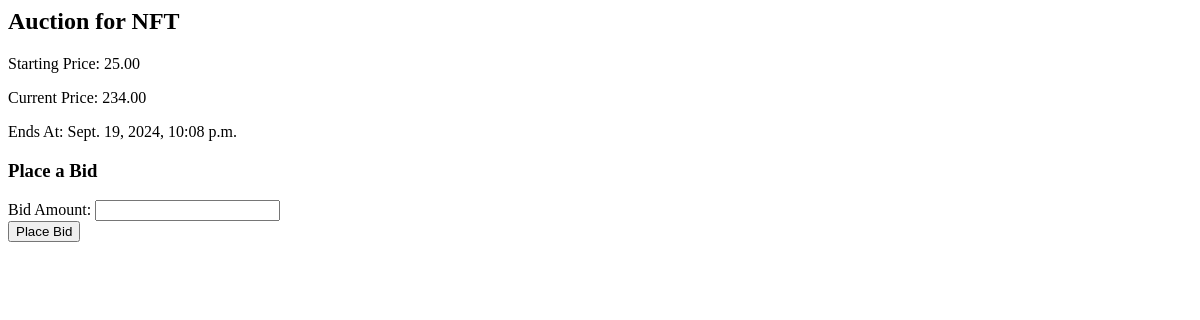
/detail/4/ (signed in), run on an earlier commit of the app's database.
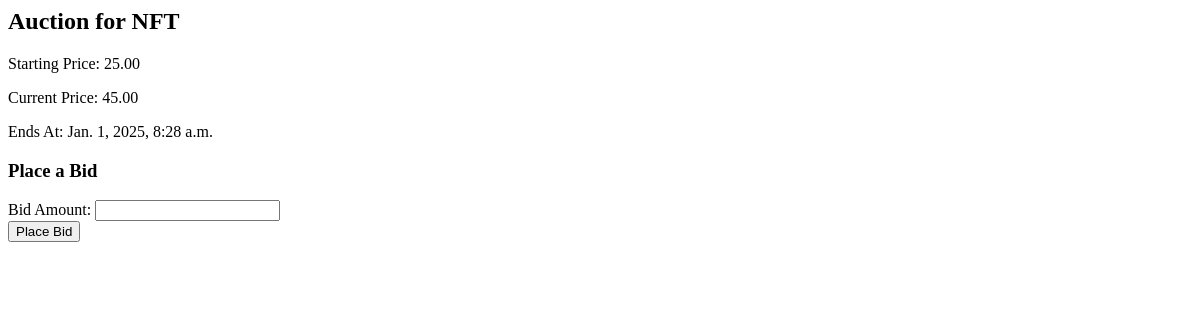
And on a later commit of the database.
### base/models.py (models this page shows, shortened)
class Auction(models.Model):
    nft_image = models.FileField(upload_to='nft_images/', blank=True, null=True)
    nft_title = models.CharField(max_length=255, help_text="Title of the NFT",null=True)
    description = models.TextField(help_text="Detailed description of the NFT",null=True)
    creator_name = models.CharField(max_length=255,null=True, help_text="Name of the original creator/artist")
    nft_collection = models.CharField(max_length=255, null=True, blank=True, help_text="Collection the NFT belongs to")
    token_id = models.CharField(max_length=100, unique=True, help_text="Unique identifier of the NFT",null=True)
    seller_wallet =models.CharField(max_length=255, help_text="Wallet Address",null=True)
    start_time = models.DateTimeField(default=timezone.now)
    end_time = models.DateTimeField()
    starting_price = models.DecimalField(max_digits=10, decimal_places=2)
    current_price = models.DecimalField(max_digits=10, decimal_places=2, default=0)
    owner = models.ForeignKey(User, null=True, blank=True, on_delete=models.SET_NULL, related_name='winning_bid')
    is_active = models.BooleanField(default=True)
    is_sold = models.BooleanField(default=False)  # Indicates if the NFT is sold
    is_listed = models.BooleanField(default=False)
    admin_list =models.BooleanField(default=False)  # Indica

### base/views.py (the view, shortened to what this page needs)
# urls.py: path('detail/<int:auction_id>/', views.auction_detail, name='auction_detail'),
@login_required(login_url="login")
def auction_detail(request, auction_id):
    auction = get_object_or_404(Auction, id=auction_id)
    if auction.end_time < timezone.now():
        auction.is_active = False
        auction.save()
    return render(request, 'auction_detail.html', {'auction': auction})

### base/templates/auction_detail.html (shortened to what this page needs)
  <h2>Auction for NFT {{ auction.nft.token_id }}</h2>
  <p>Starting Price: {{ auction.starting_price }}</p>
  <p>Current Price: {{ auction.current_price }}</p>
  <p>Ends At: {{ auction.end_time }}</p>
  <h3>Place a Bid</h3>
  <form method="post">
    <label for="bid_amount">Bid Amount:</label>
    <input type="number" step="0.01" name="bid_amount" id="bid_amount" required><br>
    <button type="submit">Place Bid</button>
  </form>

What changed in the data, as far as the page shows it:
changed Auction: current_price "234.00" → "45.00"; end_time "Sept. 19, 2024, 10:08 p.m." → "Jan. 1, 2025, 8:28 a.m."
